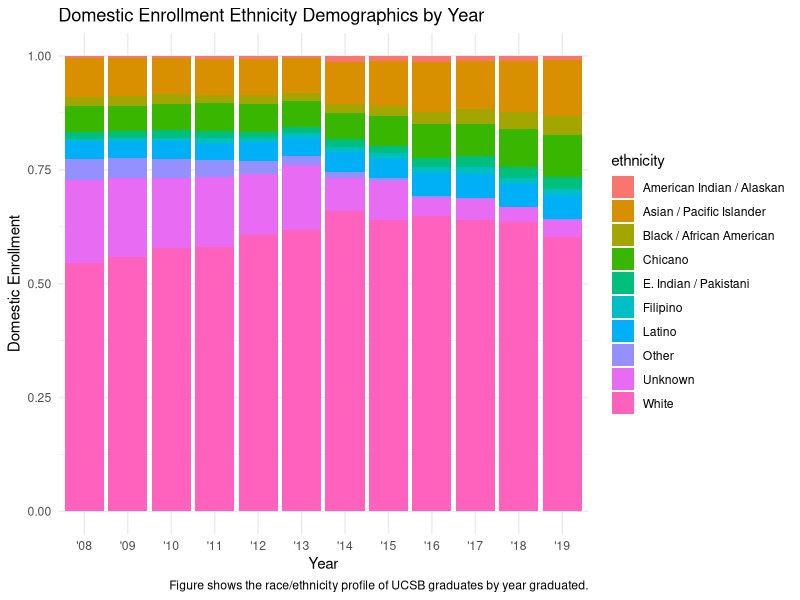

The R source for this figure:
## ---- chunk 1
knitr::opts_chunk$set(echo = TRUE)

library(tidyverse)
library(here)
## ---- chunk 2
ucsb_grad <- read_csv(here("data", "ucsb_grad_data.csv"))
## ---- chunk 3
ggplot(data = ucsb_grad, x = year_abbr, y = domestic_enrollment) +
  geom_col(position = "fill", aes(x = year_abbr, y = domestic_enrollment, fill = ethnicity)) + 
  labs(x = "Year", y = "Domestic Enrollment", title = "Domestic Enrollment Ethnicity Demographics by Year", caption = "Figure shows the race/ethnicity profile of UCSB graduates by year graduated.") +
  theme_minimal()
